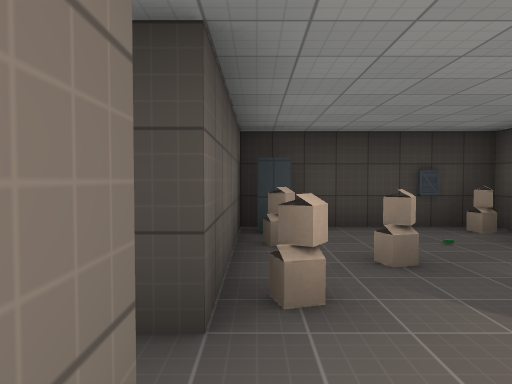
View 1 (above)

23 first-person views from a walk through a Godot game level. The camera is 1.5 m above the floor, tilts 2° down and sees 70° across. The floor is counted in squares, 2 m on a side. Each view is taken from the middle of a square. On the plan, view 1 faces up. The plan holds only what a view shows up to about 11 squares ahead; the rest is blank. Characters and animated objects are not drawn. Door leaves are left out where a doorway can be walked through. Surface patterns are stand-ins for the level's own textures.

View 2
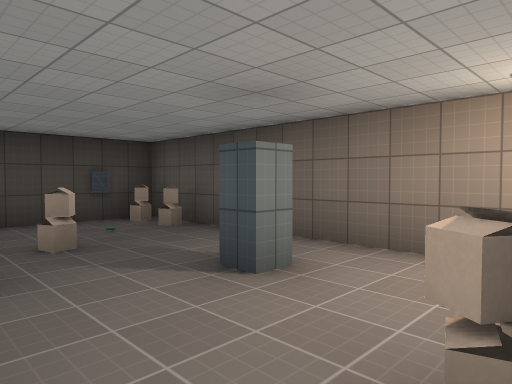

View 3
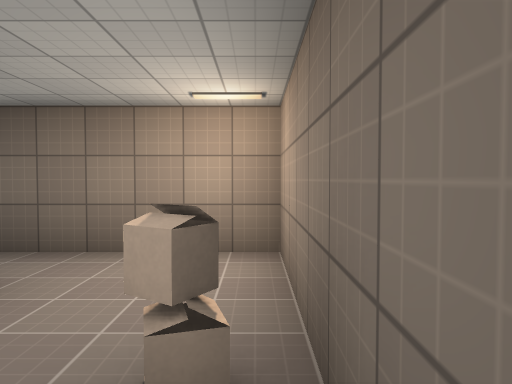

View 4
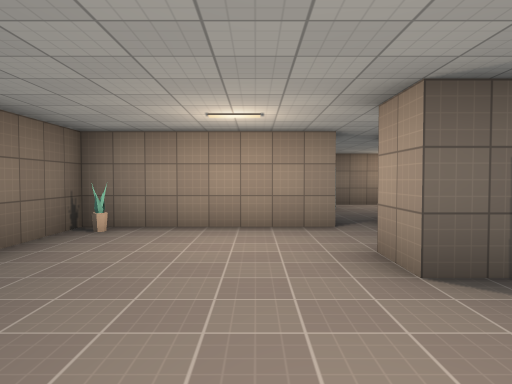

View 5
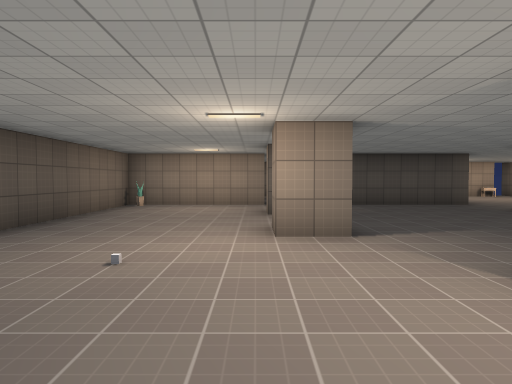

View 6
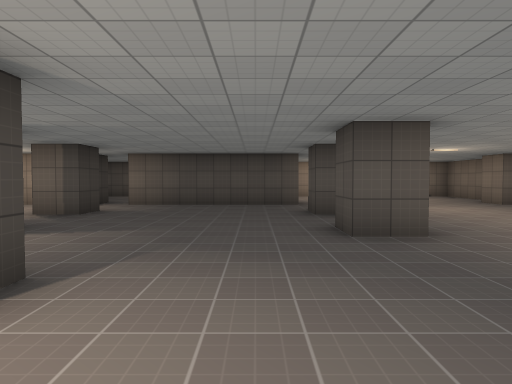

View 7
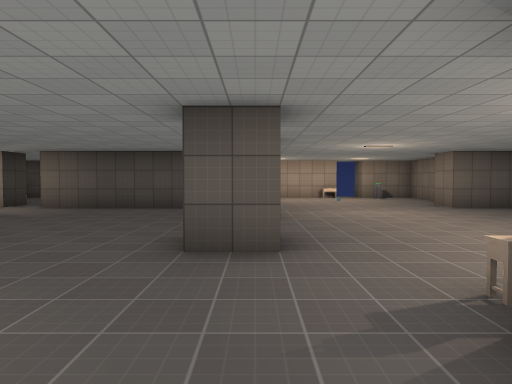

View 8
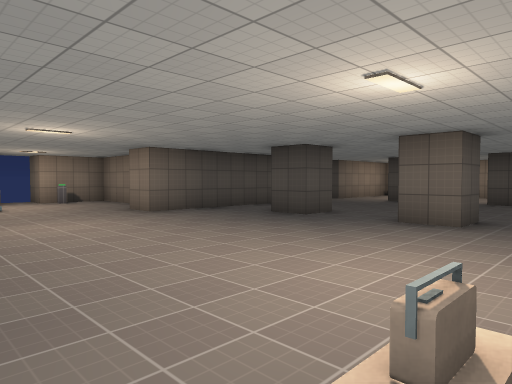

View 9
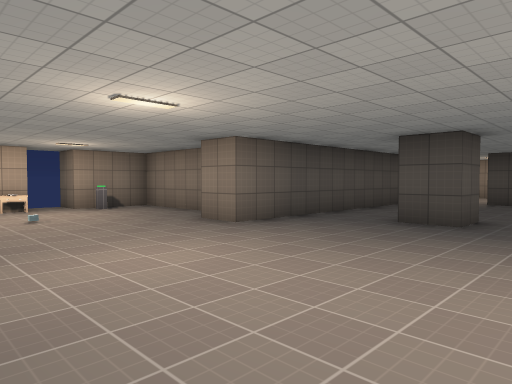

View 10
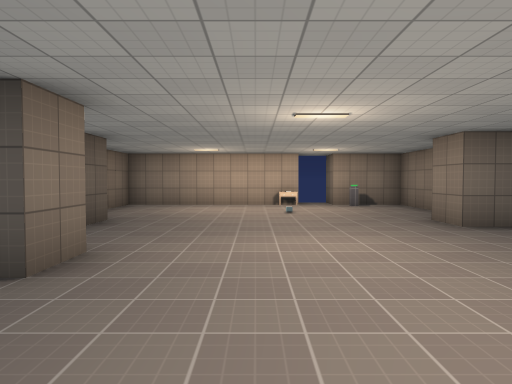

View 11
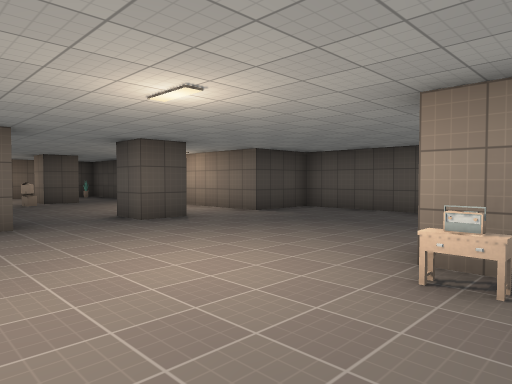

View 12
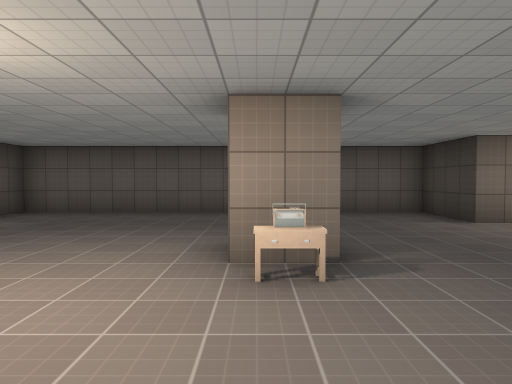

View 13
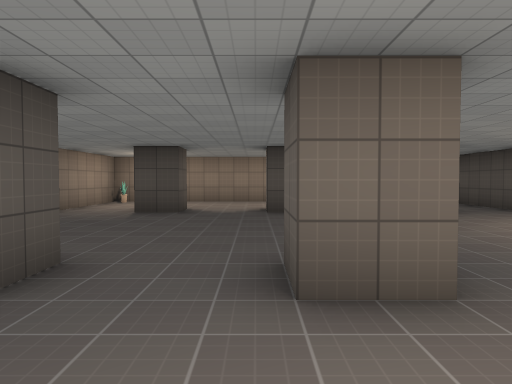

View 14
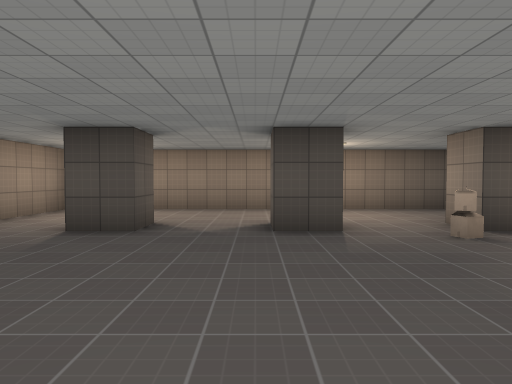

View 15
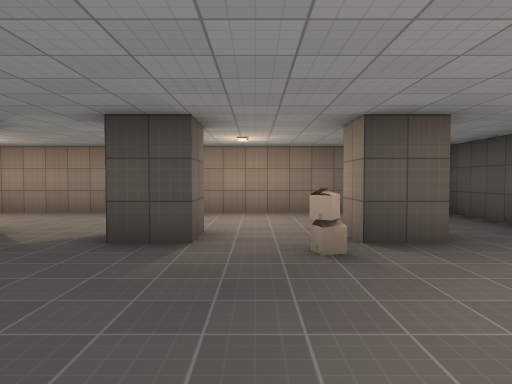

View 16
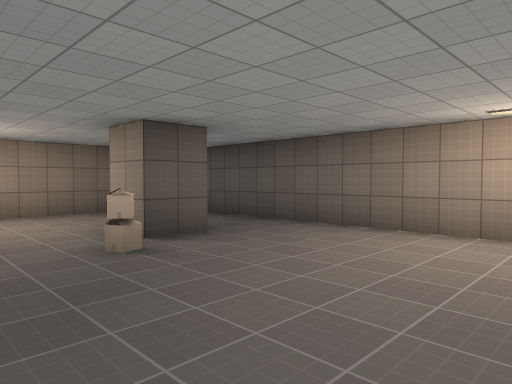

View 17
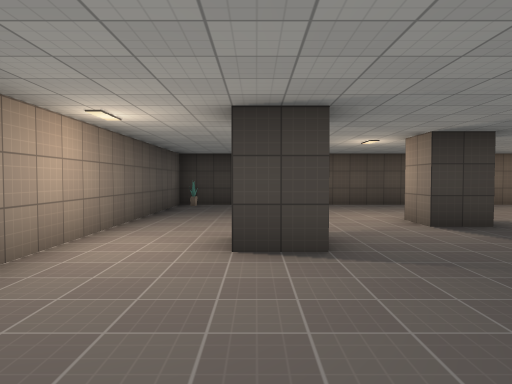

View 18
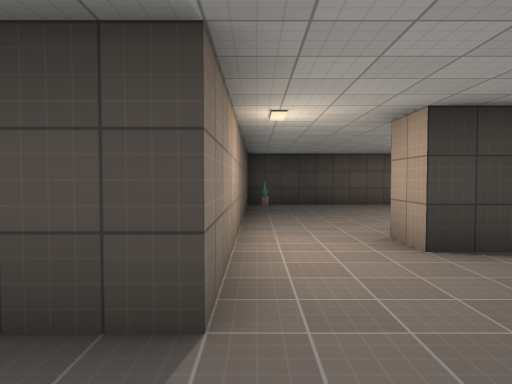

View 19
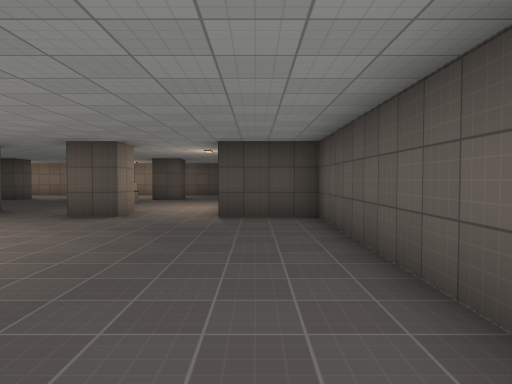

View 20
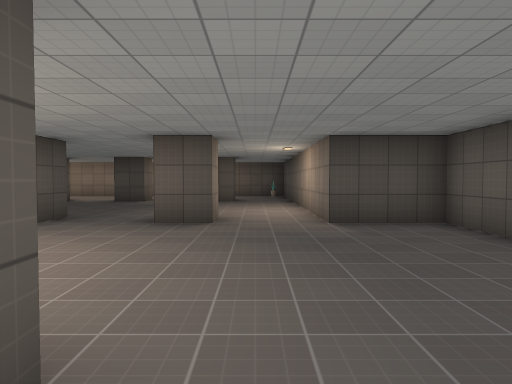

View 21
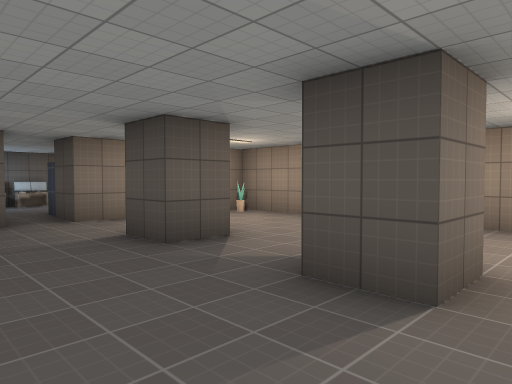

View 22
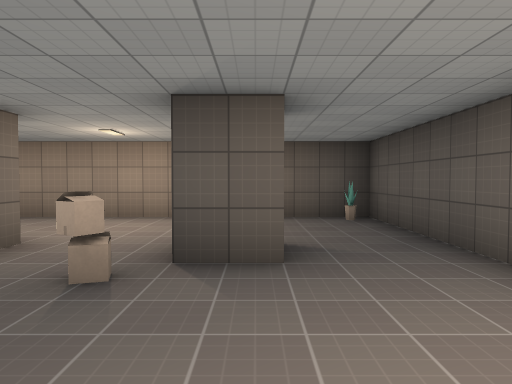

View 23
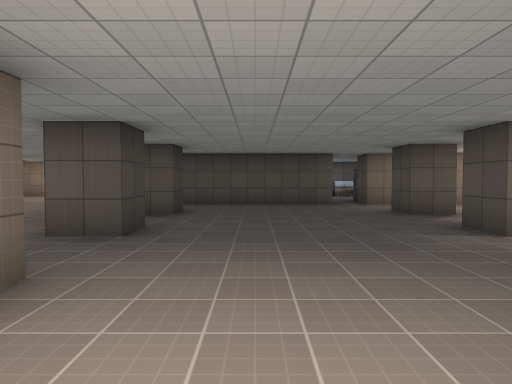

### Floor plan
Ten units are one square. View 1 is at (0, 0); x grows to the right and y downward. Boxes are objects, and circles mark ways between rooms. Rooms are numbered by the first view taken in them; rooms with no view inside come last. Other rooms are left out.
<svg viewBox="-148 -62 201 292">
<path fill="none" stroke="#000" d="M25 -10 20 -10 20 -15M-2 -8 -2 -2M-2 -34 -2 -24M2 13 38 13 38 -57 -2 -57M-73 54 -73 43 -62 43M-32 53 -43 53 -43 43 -34 43M-63 122 -63 133 -73 133 -73 122 -63 122M-32 133 -43 133 -43 122 -32 122M-103 132 -103 122 -93 122 -93 132M-2 43 -13 43 -13 -8M-91 13 -103 13 -103 2M10 113 38 113 38 93 48 93M-143 68 -143 122 -123 122 -123 222 -13 222 -13 183 -2 183M-61 -7 -73 -7 -73 -17 -62 -17M-32 -7 -43 -7 -43 -17 -32 -17M38 75 38 32 21 32M-13 174 -13 103 -2 103M-93 186 -93 192M-104 183 -94 183M-4 -17 -13 -17 -13 -57 -123 -57 -123 32 -143 32 -143 51M-73 194 -73 183 -63 183 -63 191M-43 194 -43 183 -32 183M0 183 6 183"/>
<rect x="-5" y="-25" width="10" height="10" fill="#bbb"><title>box</title></rect>
<rect x="-5" y="-45" width="10" height="10" fill="#bbb"><title>box</title></rect>
<rect x="-5" y="-55" width="10" height="10" fill="#bbb"><title>locker</title></rect>
<rect x="5" y="5" width="10" height="10" fill="#bbb"><title>box</title></rect>
<rect x="5" y="-35" width="10" height="10" fill="#bbb"><title>box</title></rect>
<rect x="25" y="-45" width="10" height="10" fill="#bbb"><title>box</title></rect>
<rect x="25" y="-55" width="10" height="10" fill="#bbb"><title>box</title></rect>
<rect x="-125" y="215" width="10" height="10" fill="#bbb"><title>plant</title></rect>
<rect x="-125" y="-55" width="10" height="10" fill="#bbb"><title>other object</title></rect>
<rect x="-95" y="175" width="10" height="10" fill="#bbb"><title>box</title></rect>
<rect x="-95" y="75" width="10" height="10" fill="#bbb"><title>radio</title></rect>
<rect x="-95" y="65" width="10" height="10" fill="#bbb"><title>other object</title></rect>
<rect x="-25" y="215" width="10" height="10" fill="#bbb"><title>plant</title></rect>
<rect x="-25" y="-55" width="10" height="10" fill="#bbb"><title>plant</title></rect>
<rect x="35" y="75" width="10" height="10" fill="#bbb"><title>other object</title></rect>
<circle cx="-10" cy="-10" r="3" fill="#2a7"/>
<text x="20" y="-20">1</text>
<text x="-60" y="80">2</text>
</svg>
Room 1 opens to room 2.

Where each view was taken, in squares from view 1:
view 1: 0 up, 0 right, facing up
view 2: 1 down, 0 right, facing up-right
view 3: 1 down, 0 right, facing right
view 4: 3 up, 7 left, facing right
view 5: 2 up, 12 left, facing right
view 6: 3 down, 12 left, facing right
view 7: 5 down, 11 left, facing right
view 8: 6 down, 9 left, facing down-right
view 9: 6 down, 6 left, facing down-right
view 10: 7 down, 7 left, facing right
view 11: 6 down, 6 left, facing down-left
view 12: 7 down, 6 left, facing left
view 13: 10 down, 6 left, facing down
view 14: 13 down, 6 left, facing down
view 15: 14 down, 8 left, facing down
view 16: 14 down, 7 left, facing down-left
view 17: 5 down, 10 left, facing up
view 18: 5 down, 12 left, facing up
view 19: 5 down, 13 left, facing down
view 20: 6 down, 11 left, facing down
view 21: 16 down, 8 left, facing down-right
view 22: 15 down, 10 left, facing down
view 23: 15 down, 12 left, facing right
